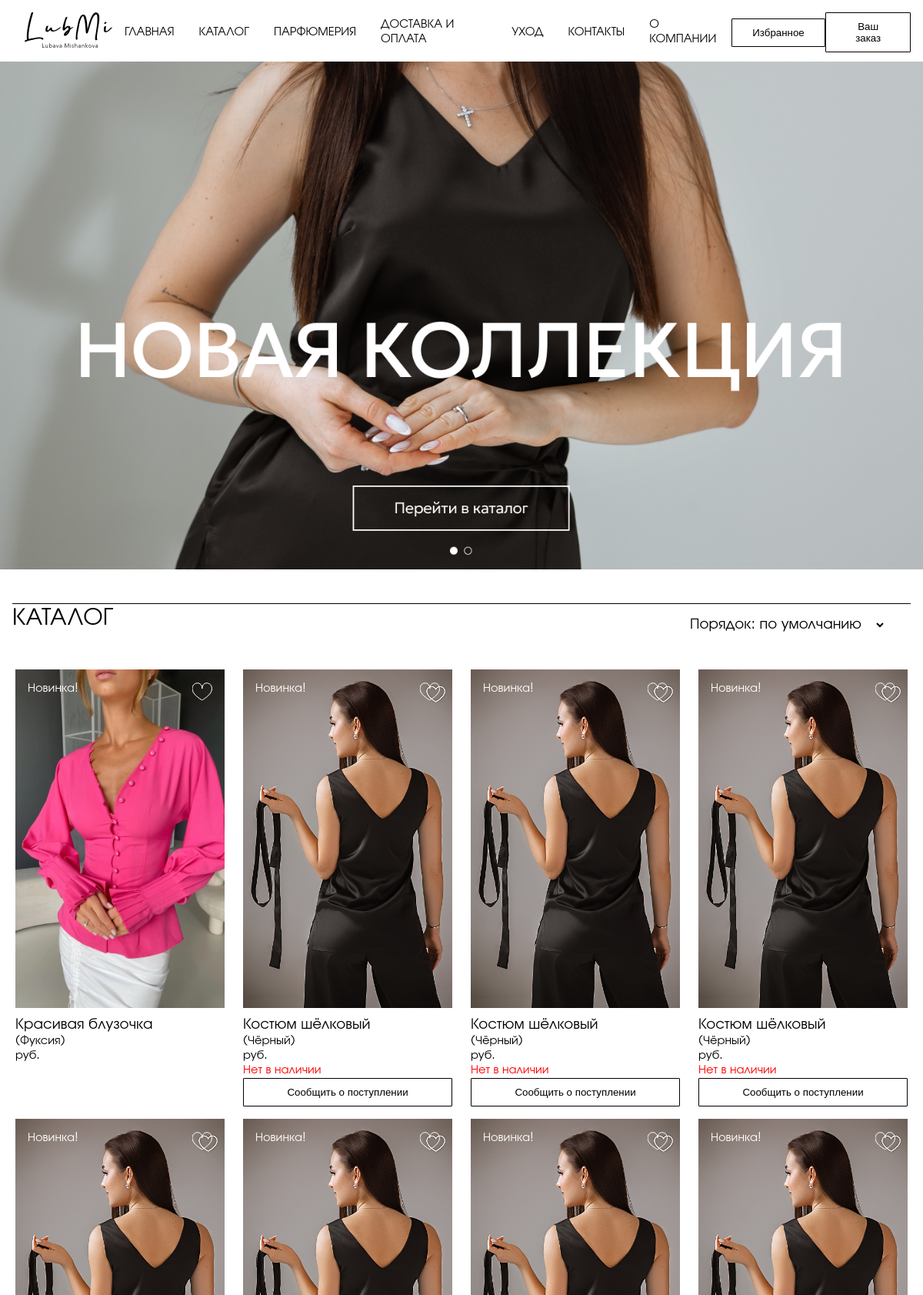
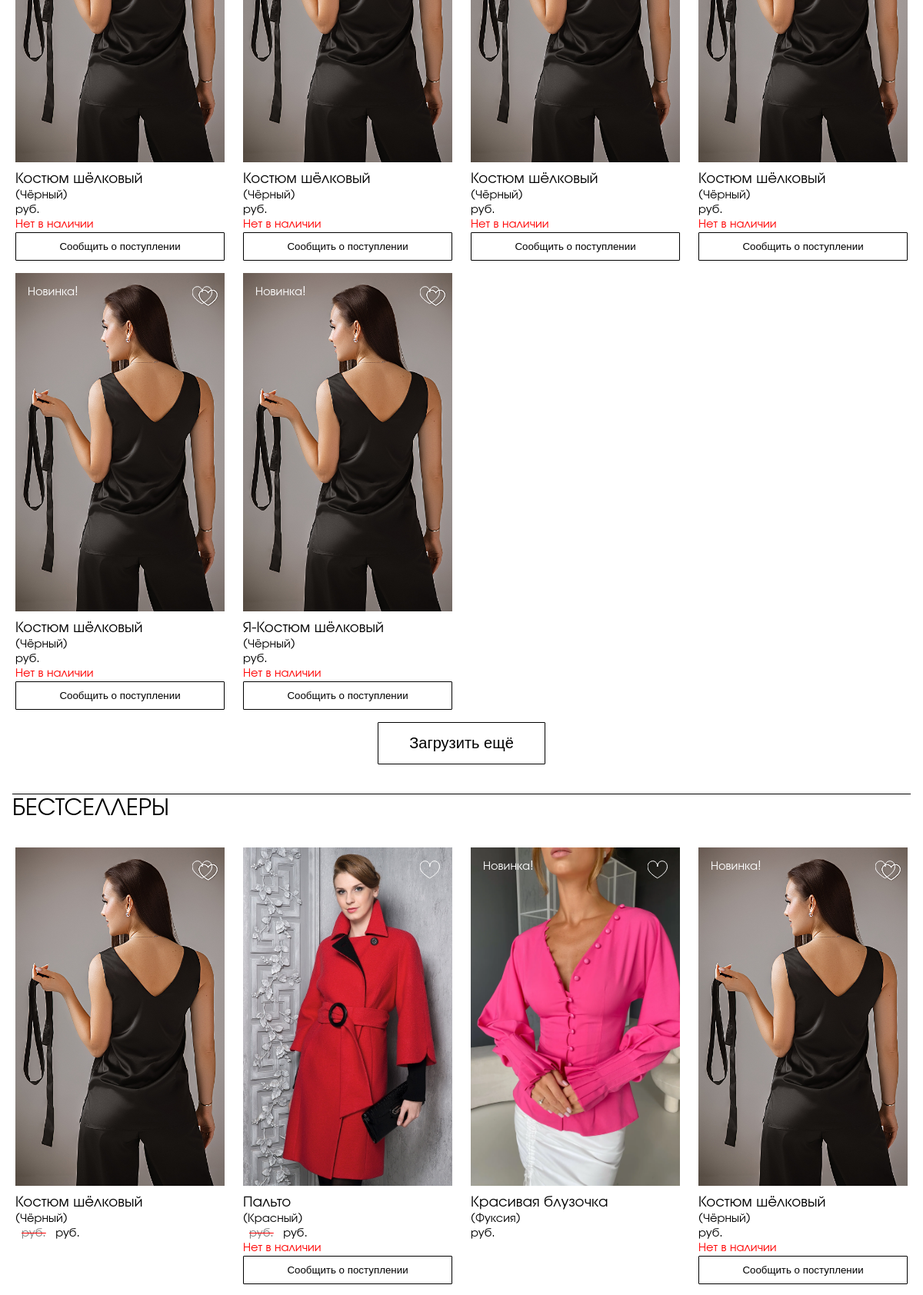
The page /lms/ (upper part) on the database its author committed (2 pictures, top to bottom).
### lms/models.py (models this page shows, shortened)
class DbItem(models.Model):
    created_at = models.DateTimeField(auto_now_add=True)
    updated_at = models.DateTimeField(auto_now=True)
    class Meta:
        abstract: bool = True

class Parameter(DbItem):
    key = models.CharField(primary_key=True, max_length=50)                                     # -- ключ --
    value = models.CharField(max_length=250)                                                    # -- значение --
    in_context = models.BooleanField(default=True)                                              # -- используется в контексте --
    description = models.TextField(null=True, blank=True)                                       # -- описание --
    @staticmethod
    def value_of(key, default=""):
        try:
            return Parameter.objects.get(pk=key).value
        except Parameter.DoesNotExist:
            return default

class Product(DbItem):
    article = models.CharField(primary_key=True, max_length=100, validators=[Tunable.validate_article])     # внутренний артикул
    title = models.CharField(max_length=500)                                                                # название
    description = models.TextField(null=True, blank=True)                                                   # описание
    color = models.CharField(max_length=250, null=True, blank=True)                                         # цвет
    actual_price = MoneyField(max_digits=14, decimal_places=2, default_currency='RUR')                      # цена
    old_price = MoneyField(max_digits=14, decimal_places=2, default_currency='RUR', null=True, blank=True)  # старая цена (до акции), null -- нет акции
    sales_quantity = models.BigIntegerField(default=0)                                                      # количество продаж
    published_at = models.DateTimeField(null=True, blank=True, default=timezone.now)                        # время публикации(опубликован, если published_at < now())
    slug = models.SlugField(unique=True, max_length=200)                                                    # слаг
    categories = models.ManyToManyField(Category, related_name="products")                                  # категории
    class PublishedManager(models.Manager):
        def get_queryset(self):
            return super().get_queryset().exclude(published_at=None).filter(published_at__lte=timezone.now())
    class BestsellersManager(PublishedManager):
        def get_queryset(self):
            return super().get_queryset().order_by('-sales_quantity')
    objects = models.Manager()
    published = PublishedManager()
    bestsellers = BestsellersManager()
    images: QuerySet                                                                            # -- Just for IDE syntax analyzer --
    sizes: QuerySet
    attributes: QuerySet
    orders: QuerySet
    class Meta:
        ordering = ["published_at"]
        indexes = [models.Index(fields=["title"])]
    @property
    def primary_image(self):
        query = self.images.filter(primary=True)
        return query.first() if query.exists() else None
    @property
    def in_stock(self):
        return self.sizes.filter(quantity__gt=0).exists()
    @property
    def novelty(self):
        return (datetime.now().date() - self.published_at.date()).days < 30 if self.published_at else False

class Image(DbItem):
    primary = models.BooleanField()                                                             # основное изображение?
    image = models.ImageField(upload_to='products/%Y/%m/%d')                                    # картинка
    product = models.ForeignKey(Product, related_name="images", on_delete=models.CASCADE)       # товар
    class PrimariesManager(models.Manager):
        def get_queryset(self):
            return super().get_queryset().filter(primary=True)
    objects = models.Manager()
    primaries = PrimariesManager()

### lms/views.py (the view, shortened to what this page needs)
# urls.py: path('', IndexView.as_view(), name='index'),
class IndexView(View):
    page_size = 10
    default_order = 'novelties-first'
    ordering = {
        default_order: ("Порядок: по умолчанию", lambda q: q.order_by('-published_at')),
        'price-asc': ("Цена: по возрастанию", lambda q: q.order_by('actual_price')),
        'price-dsc': ("Цена: по убыванию", lambda q: q.order_by('-actual_price')),
        'title-asc': ("Название: А-Я", lambda q: q.order_by('title')),
        'title-dsc': ("Название: Я-А", lambda q: q.order_by('-title')),
    }
    @staticmethod
    def get(request, *_, **__):
        page = request.GET.get('page')
        order = request.GET.get('order')
        order = order if order in IndexView.ordering else IndexView.default_order
        products = IndexView.ordering[order][1](Product.published.all())
        bestsellers = Product.bestsellers.all()
        pd_pgn = Paginator(products, IndexView.page_size)
        bs_pgn = Paginator(bestsellers, IndexView.page_size)
        favorites = CustomerInfo(request).favorites
        if not page:
            return render(request, 'lms/index.html', {
                'page_title': Parameter.value_of("title_main_page", "Главная"),
                'products': pd_pgn.page(1),
                'bestsellers': bs_pgn.page(1),
                'product_pages': pd_pgn.num_pages,
                'bestseller_pages': bs_pgn.num_pages,
                'order': order,
                'order_variants': {order_value: order_item[0] for order_value, order_item in IndexView.ordering.items()},
                'favorites': favorites,
                'scui_form': ShortCustomerInfoForm(),
            })

### customerinfo/customerinfo.py (called while the page is built)
    def _get_or_create_item(self, key, builder, save=False):
        try:
            result = self._info[key]
        except KeyError:
            result = self._info[key] = builder()
            if save:
                self.save()
        return result

    def _get_or_create_favorites(self):
        return self._get_or_create_item("favorites", list)

    @property
    def favorites(self):
        return set(self._get_or_create_favorites())

### lms/processors/processors.py (called while the page is built)
def parameters_processor(_):
    return {
        f'param_{p.key}': p.value for p in Parameter.objects.filter(in_context=True)
    }

### lms/templates/lms/index.html (shortened to what this page needs)
{% extends "lms/std_page.html" %}
{% load static %}
{% load custom_tags %}
{% block page_header %}
{% include "lms/include/ad-block.html" with static_image="img/bkg-001.jpg" %}
{% endblock %}
{% block page_content %}
{% include "lms/include/catalogue-type-A.html" with title=param_title_catalogue pages=product_pages kind="pd" variants=order_variants selector_id="order-selector" %}
{% include "lms/include/catalogue-type-A.html" with products=bestsellers title="Бестселлеры" pages=bestseller_pages kind="bs" %}
{% endblock %}

### lms/templates/lms/include/navigation.html
{% load static %}
<nav>
  <a class="logo" href='{% url "lms:index" %}'><img src="{% static 'svg/logo.svg' %}"/></a>
  <a href='{% url "lms:index" %}'>{{param_title_main_page}}</a>
  <a href='{% url "lms:catalogue" %}'>{{param_title_catalogue}}</a>
  <a href='{% url "lms:perfumery" %}'>{{param_title_perfumery}}</a>
  <a href='{% url "lms:delivery" %}'>{{param_title_shipping_and_payment}}</a>
  <a href='{% url "lms:care" %}'>{{param_title_care}}</a>
  <a href='{% url "lms:contacts" %}'>{{param_title_contacts}}</a>
  <a href='{% url "lms:about" %}'>{{param_title_about_company}}</a>
  <button onclick="right_sidebar.show_favorites();">{{param_title_favorites}}</button>
  <button onclick="right_sidebar.show_scart();">{{param_title_shopping_cart}}</button>
</nav>

### lms/templates/lms/include/catalogue-type-A.html (shortened to what this page needs)
{% if variants %}
<h1 class="with-selector">
    <span>{{title}}</span>
    <div class="selector-container">{% include "lms/include/selector.html" %}</div>
</h1>
{% else %}
<h1>{{title}}</h1>
{% endif %}
<div id="{{kind}}-list" class="catalogue">{% include "lms/include/product-list-type-A.html" with card_type="catalogue" %}</div>
{% if pages > 1 %}
<div class="toolbar"><button id="{{kind}}-upd-btn" class="medium" onclick="{{kind}}_update();">{{param_label_load_more}}</button></div>
{% endif %}

### lms/templates/lms/include/product-list-type-A.html
{% for product in products %}
<div>
{% include "lms/include/product-card-type-A.html" with card_type="catalogue" %}
</div>
{% endfor %}

### lms/templates/lms/include/product-card-type-A.html
{% load thumbnail %}
<figure>
  {% with product.primary_image as img %}
  {% if img %}
  {% if card_type == "catalogue" %}
  <div class="p-card-a"
       style="background-image: url('{% thumbnail img.image 220x0 %}');"
       onclick="if(event.eventPhase==event.AT_TARGET) show_product_details('{% url 'lms:product_details' slug=product.slug %}');">
  {% else %}
  <div class="p-card-a details"
       style="background-image: url('{% thumbnail img.image 220x0 %}');">
  {% endif%}
    {% if product.novelty %}
    <label class="white">{{param_label_novelty}}</label>
    {% endif %}
    {% if product.article in favorites %}
    {% include "lms/include/heart.html" with checked="checked" %}
    {% else %}
    {% include "lms/include/heart.html" with checked="unchecked" %}
    {% endif %}
  </div>
  {% else %}
  <div class="p-card-a">
    <h3>Изображение отсутствует</h3>
  </div>
  {% endif %}
  {% endwith %}
  {% if card_type == "catalogue" %}
  <figcaption>
  {% include "lms/include/product-description.html" %}
  </figcaption>
  {% endif %}
</figure>

### lms/templates/lms/include/heart.html (shortened to what this page needs)
<label class="heart">
</label>

### lms/templates/lms/include/product-description.html (shortened to what this page needs)
{% if card_type == "catalogue" %}
<span class="like-title">{{product.title}}</span><br/>
({{product.color|default:param_message_color_missed}})<br/>
{% if product.old_price %}<span class="old_price">{{product.old_price.amount}} {{param_label_currency}}</span>{% endif %}{{product.actual_price.amount}} {{param_label_currency}}<br/>
{% if not product.in_stock %}<span class="red">{{param_label_not_available}}<br/></span><button class="w-100" onclick="notify_delivery('{{product.article}}')">{{param_label_notify_delivery}}</button>{% endif %}
{% elif card_type == "favorites" %}
<span class="like-title">{{product.title}}&nbsp;({{product.color|default:param_message_color_missed}})</span><br/>
<span class="gray like-note">{{param_label_article}}: {{product.article}}</span><br/><br/>
<span>{{product.actual_price.amount}} {{param_label_currency}}</span>
{% else %}
<p>TODO Исправить! Неизвестный тип карточки!</p>
{% endif %}

### lms/static/css/lms.css (style rules this page uses)
:root { --LeadingHeight: 3rem; --FooterHeight: 3rem; --DefPadding: 1em; --Fonts: 'URW Gothic', helvetica, sans-serif; --ZixContent: 10; --ZixLeading: 20; --ZixPanels: 30; --ZixTop: 40; --CatItemWidth: 17rem; --ScartFigWidth: 7rem; --HeartSize: 1.6rem; --Gap: var(--DefPadding); }
* { outline: 0; }
body, aside, .content, .leading { margin: 0; padding: 0; font-family: var(--Fonts); }
.leading > nav { width: 100%; display: flex; flex-direction: row; align-items: center; justify-content: space-between; }
.leading > nav > a { margin-left: 1rem; margin-right: 1rem; text-decoration: none; text-transform: uppercase; color: black; }
.leading > nav > a.logo { margin-right: auto; }
.leading > nav > a > img, a.logo > img { height: calc(var(--LeadingHeight) * 0.95); }
.with-selector { display :flex; flex-flow :row; }
.selector-container { margin-left :auto; margin-right: 2rem; }
.catalogue { display: grid; grid-template-columns: repeat(auto-fit, minmax(var(--CatItemWidth), 1fr)); gap: var(--Gap); }
.catalogue > * { display: flex; flex-flow: column; place-items: center; }
.catalogue > * > * { max-width: calc(var(--CatItemWidth)); min-width: calc(var(--CatItemWidth)); }
figure { margin: 0; }
figcaption { margin-top: 10px; }
.p-card-a { display: flex; flex-flow: row; background-size: cover; background-position: center center; background-repeat: no-repeat; max-height: calc(var(--CatItemWidth) * 1.5); min-height: calc(var(--CatItemWidth) * 1.5); padding: var(--DefPadding) }
.heart { margin-left: auto; max-height: calc(1.2 * var(--HeartSize)); }
h1 { font-weight:normal; border-top:1px solid black; padding:0 0 10px 0; }
h1, h2, h3, h4, h5, h6 { text-transform: uppercase; }
.old_price { text-decoration: line-through red; color: gray; margin-right: 0.5rem; margin-left: 0.5rem; }
.toolbar { background: none; display: flex; flex-flow: column; place-items: center; padding: var(--DefPadding) }
.like-title { font-size: 1.25rem; }
.white { color: white; }
.red { color: red; }
.w-100 { width: 100%; }
button, input[type="submit"] { border: solid black thin; border-radius: 1px; color: black; background: none; box-shadow: none; padding: calc(0.75 * var(--DefPadding)) calc(2 * var(--DefPadding)); cursor: pointer; text-decoration: none; }
button.medium, input[type="submit"].medium { font-size: 1.25rem; }

### rows shown on the page
Parameter: value "ГЛАВНАЯ"
Parameter: value "КАТАЛОГ"
Parameter: value "ПАРФЮМЕРИЯ"
Parameter: value "ДОСТАВКА И ОПЛАТА"
Parameter: value "УХОД"
Parameter: value "КОНТАКТЫ"
Parameter: value "О КОМПАНИИ"
Parameter: value "Избранное"
Parameter: value "Ваш заказ"
Product: image (picture), title "Красивая блузочка", color "Фуксия"
Parameter: value "Новинка!"
Parameter: value "руб."
Product: image (picture), title "Костюм шёлковый", color "Чёрный"
Parameter: value "Нет в наличии"
Parameter: value "Сообщить о поступлении"
Product: image (picture), title "Костюм шёлковый", color "Чёрный"
Product: image (picture), title "Костюм шёлковый", color "Чёрный"
Product: image (picture), title "Костюм шёлковый", color "Чёрный"
Product: image (picture), title "Костюм шёлковый", color "Чёрный"
Product: image (picture), title "Костюм шёлковый", color "Чёрный"
Product: image (picture), title "Костюм шёлковый", color "Чёрный"
Product: image (picture), title "Костюм шёлковый", color "Чёрный"
Product: image (picture), title "Я-Костюм шёлковый", color "Чёрный"
Parameter: value "Загрузить ещё"
Product: image (picture), title "Костюм шёлковый", color "Чёрный"
Product: image (picture), title "Пальто", color "Красный"

### other values the page prints
{{ title }} "БЕСТСЕЛЛЕРЫ"
form field value "Порядок: по умолчанию"
